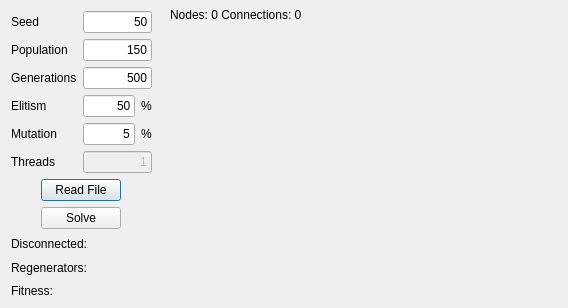
<?xml version="1.0" encoding="UTF-8"?>
<ui version="4.0">
 <class>DialogBeeColony</class>
 <widget class="QDialog" name="DialogBeeColony">
  <property name="geometry">
   <rect>
    <x>0</x>
    <y>0</y>
    <width>568</width>
    <height>308</height>
   </rect>
  </property>
  <property name="windowTitle">
   <string>RLP - Artificial Bee Colony</string>
  </property>
  <widget class="QLabel" name="labelNodes">
   <property name="geometry">
    <rect>
     <x>170</x>
     <y>7</y>
     <width>391</width>
     <height>16</height>
    </rect>
   </property>
   <property name="text">
    <string>Nodes: 0 Connections: 0</string>
   </property>
  </widget>
  <widget class="QWidget" name="gridLayoutWidget">
   <property name="geometry">
    <rect>
     <x>150</x>
     <y>27</y>
     <width>411</width>
     <height>271</height>
    </rect>
   </property>
   <layout class="QGridLayout" name="gridLayout">
    <property name="sizeConstraint">
     <enum>QLayout::SetDefaultConstraint</enum>
    </property>
   </layout>
  </widget>
  <widget class="QWidget" name="layoutWidget">
   <property name="geometry">
    <rect>
     <x>11</x>
     <y>11</y>
     <width>141</width>
     <height>289</height>
    </rect>
   </property>
   <layout class="QVBoxLayout" name="verticalLayout_4">
    <item>
     <layout class="QHBoxLayout" name="horizontalLayout_5">
      <item>
       <layout class="QVBoxLayout" name="verticalLayout_2">
        <item>
         <widget class="QLabel" name="label">
          <property name="text">
           <string>Seed</string>
          </property>
          <property name="buddy">
           <cstring>lineEditSeed</cstring>
          </property>
         </widget>
        </item>
        <item>
         <widget class="QLabel" name="label_2">
          <property name="text">
           <string>Population</string>
          </property>
          <property name="buddy">
           <cstring>lineEditPopulation</cstring>
          </property>
         </widget>
        </item>
        <item>
         <widget class="QLabel" name="label_3">
          <property name="text">
           <string>Generations</string>
          </property>
          <property name="buddy">
           <cstring>lineEditGenerations</cstring>
          </property>
         </widget>
        </item>
        <item>
         <widget class="QLabel" name="label_4">
          <property name="text">
           <string>Elitism</string>
          </property>
          <property name="buddy">
           <cstring>lineEditElitism</cstring>
          </property>
         </widget>
        </item>
        <item>
         <widget class="QLabel" name="label_5">
          <property name="text">
           <string>Mutation</string>
          </property>
          <property name="buddy">
           <cstring>lineEditMutation</cstring>
          </property>
         </widget>
        </item>
        <item>
         <widget class="QLabel" name="label_6">
          <property name="text">
           <string>Threads</string>
          </property>
          <property name="buddy">
           <cstring>lineEditThreads</cstring>
          </property>
         </widget>
        </item>
       </layout>
      </item>
      <item>
       <layout class="QVBoxLayout" name="verticalLayout">
        <item>
         <widget class="QLineEdit" name="lineEditSeed">
          <property name="text">
           <string>50</string>
          </property>
          <property name="alignment">
           <set>Qt::AlignRight|Qt::AlignTrailing|Qt::AlignVCenter</set>
          </property>
          <property name="readOnly">
           <bool>false</bool>
          </property>
         </widget>
        </item>
        <item>
         <widget class="QLineEdit" name="lineEditPopulation">
          <property name="text">
           <string>150</string>
          </property>
          <property name="alignment">
           <set>Qt::AlignRight|Qt::AlignTrailing|Qt::AlignVCenter</set>
          </property>
         </widget>
        </item>
        <item>
         <widget class="QLineEdit" name="lineEditGenerations">
          <property name="text">
           <string>500</string>
          </property>
          <property name="alignment">
           <set>Qt::AlignRight|Qt::AlignTrailing|Qt::AlignVCenter</set>
          </property>
         </widget>
        </item>
        <item>
         <layout class="QHBoxLayout" name="horizontalLayout">
          <item>
           <widget class="QLineEdit" name="lineEditElitism">
            <property name="text">
             <string>50</string>
            </property>
            <property name="alignment">
             <set>Qt::AlignRight|Qt::AlignTrailing|Qt::AlignVCenter</set>
            </property>
           </widget>
          </item>
          <item>
           <widget class="QLabel" name="label_10">
            <property name="text">
             <string>%</string>
            </property>
           </widget>
          </item>
         </layout>
        </item>
        <item>
         <layout class="QHBoxLayout" name="horizontalLayout_4">
          <item>
           <widget class="QLineEdit" name="lineEditMutation">
            <property name="text">
             <string>5</string>
            </property>
            <property name="alignment">
             <set>Qt::AlignRight|Qt::AlignTrailing|Qt::AlignVCenter</set>
            </property>
           </widget>
          </item>
          <item>
           <widget class="QLabel" name="label_9">
            <property name="text">
             <string>%</string>
            </property>
           </widget>
          </item>
         </layout>
        </item>
        <item>
         <widget class="QLineEdit" name="lineEditThreads">
          <property name="enabled">
           <bool>false</bool>
          </property>
          <property name="text">
           <string>1</string>
          </property>
          <property name="alignment">
           <set>Qt::AlignRight|Qt::AlignTrailing|Qt::AlignVCenter</set>
          </property>
          <property name="readOnly">
           <bool>false</bool>
          </property>
         </widget>
        </item>
       </layout>
      </item>
     </layout>
    </item>
    <item>
     <layout class="QHBoxLayout" name="horizontalLayout_3">
      <item>
       <spacer name="horizontalSpacer">
        <property name="orientation">
         <enum>Qt::Horizontal</enum>
        </property>
        <property name="sizeHint" stdset="0">
         <size>
          <width>40</width>
          <height>20</height>
         </size>
        </property>
       </spacer>
      </item>
      <item>
       <widget class="QPushButton" name="pushButtonRead">
        <property name="text">
         <string>Read File</string>
        </property>
       </widget>
      </item>
      <item>
       <spacer name="horizontalSpacer_2">
        <property name="orientation">
         <enum>Qt::Horizontal</enum>
        </property>
        <property name="sizeHint" stdset="0">
         <size>
          <width>40</width>
          <height>20</height>
         </size>
        </property>
       </spacer>
      </item>
     </layout>
    </item>
    <item>
     <layout class="QHBoxLayout" name="horizontalLayout_2">
      <item>
       <spacer name="horizontalSpacer_3">
        <property name="orientation">
         <enum>Qt::Horizontal</enum>
        </property>
        <property name="sizeHint" stdset="0">
         <size>
          <width>40</width>
          <height>20</height>
         </size>
        </property>
       </spacer>
      </item>
      <item>
       <widget class="QPushButton" name="pushButtonSolve">
        <property name="text">
         <string>Solve</string>
        </property>
       </widget>
      </item>
      <item>
       <spacer name="horizontalSpacer_4">
        <property name="orientation">
         <enum>Qt::Horizontal</enum>
        </property>
        <property name="sizeHint" stdset="0">
         <size>
          <width>40</width>
          <height>20</height>
         </size>
        </property>
       </spacer>
      </item>
     </layout>
    </item>
    <item>
     <layout class="QVBoxLayout" name="verticalLayout_3">
      <item>
       <widget class="QLabel" name="labelDisconnected">
        <property name="text">
         <string>Disconnected: </string>
        </property>
       </widget>
      </item>
      <item>
       <widget class="QLabel" name="labelRegenerators">
        <property name="text">
         <string>Regenerators: </string>
        </property>
       </widget>
      </item>
      <item>
       <widget class="QLabel" name="labelFitness">
        <property name="text">
         <string>Fitness: </string>
        </property>
       </widget>
      </item>
     </layout>
    </item>
   </layout>
  </widget>
 </widget>
 <resources/>
 <connections/>
</ui>
